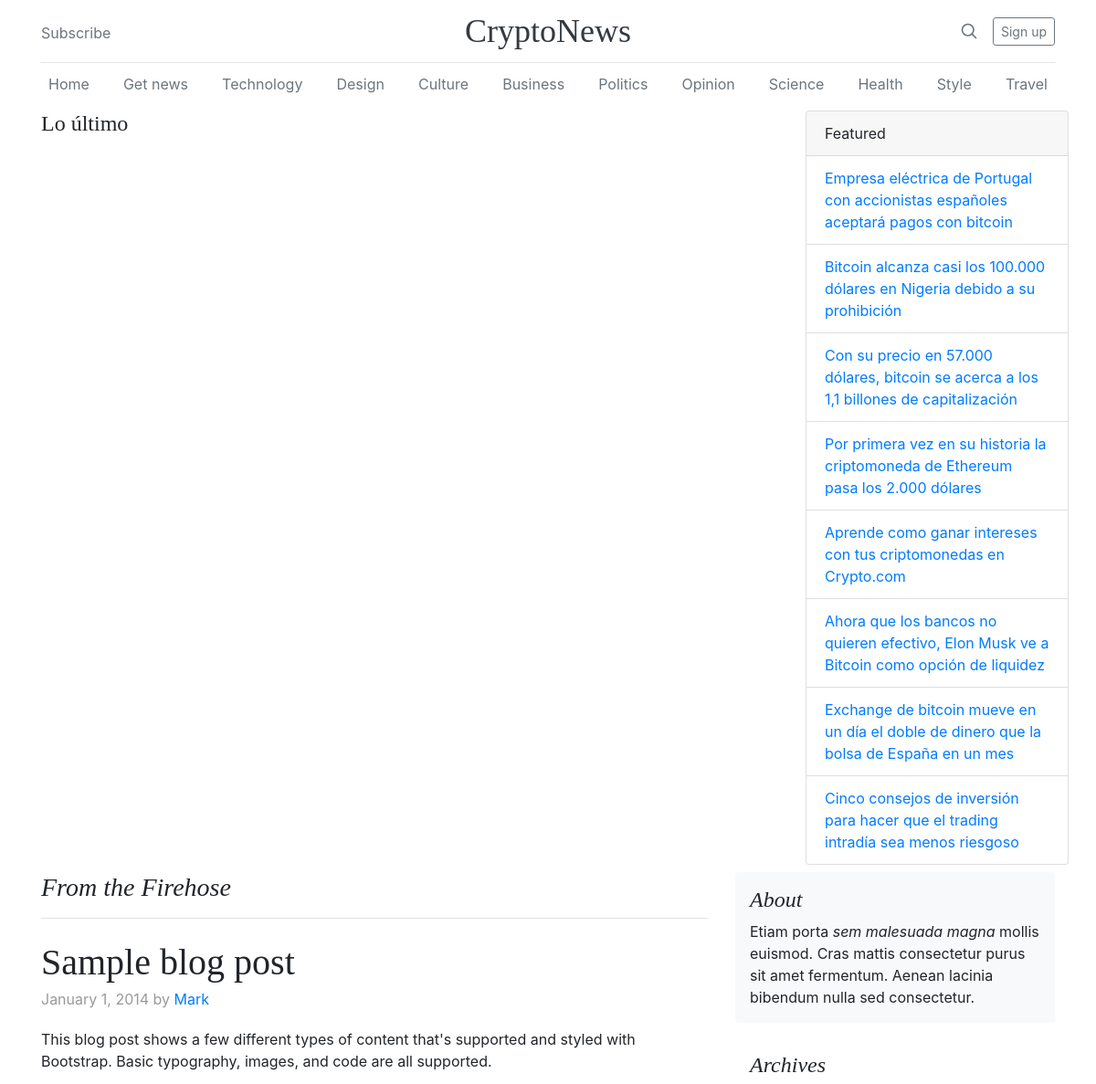
/ (upper part), run on an earlier commit of the app's database.
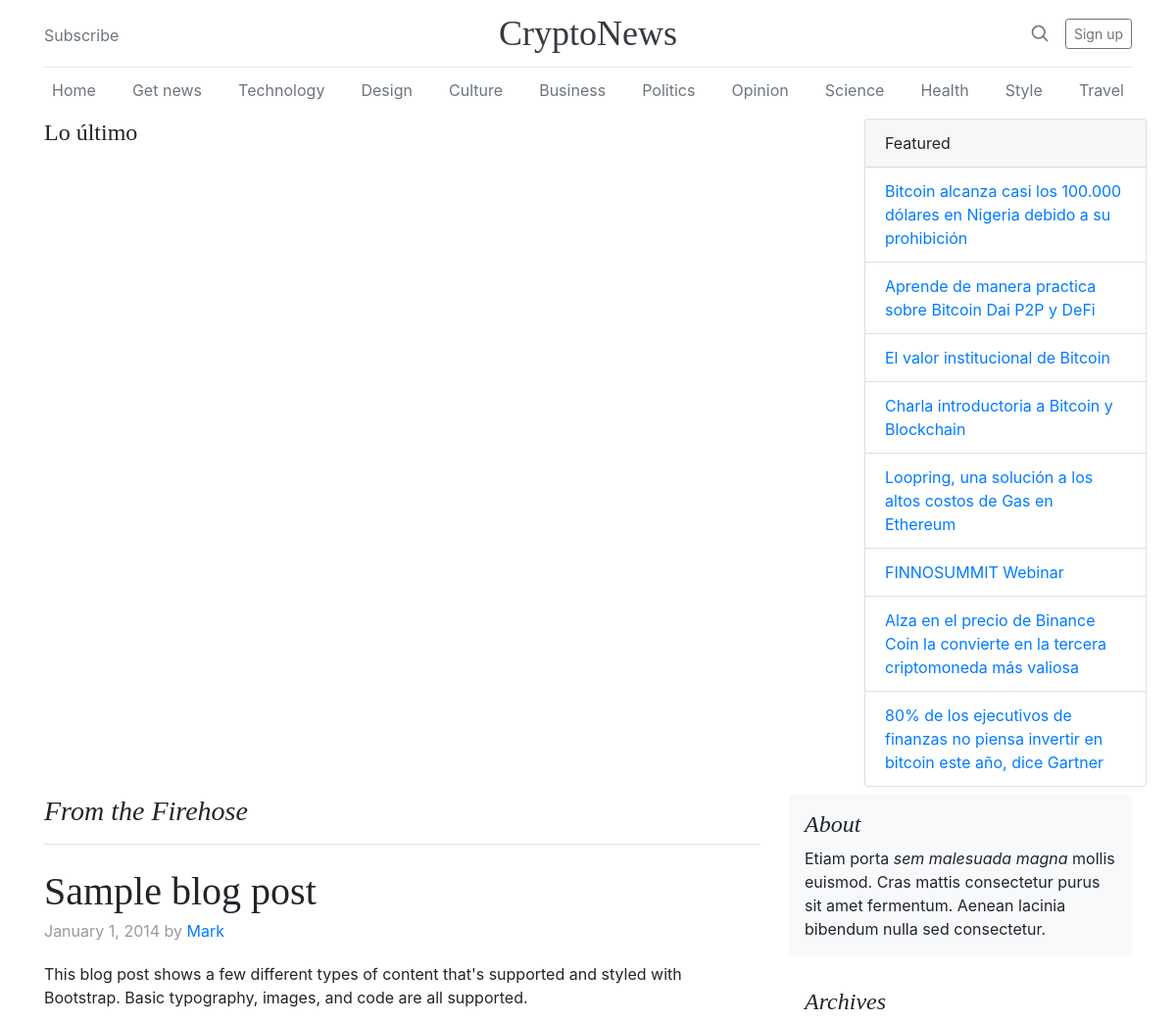
And on a later commit of the database.
### news/models.py (models this page shows, shortened)
class Headline(models.Model):
    headline_id = models.CharField(max_length=50, null=True, blank=True)
    title = models.CharField(max_length=200)
    category = models.CharField(max_length=200, null=True, blank=True)
    intern_category = models.CharField(max_length=50, null=True, blank=True)
    has_image = models.BooleanField(default=False)
    image = models.URLField(null=True, blank=True)
    image_width = models.IntegerField(null=True, blank=True)
    image_height = models.IntegerField(null=True, blank=True)
    url = models.TextField()
    publish_date = models.CharField(max_length=30, null=True, blank=True)
    created_date = models.DateTimeField(null=True, blank=True)
    web = models.CharField(max_length=30, null=True, blank=True, default="Criptonoticias.com")

### news/views.py (the view)
# urls.py: path('', news_list, name="home"),
def news_list(request):
    headlines = Headline.objects.all()[::-1]
    main_headline = Headline.objects.filter(intern_category='Artículos Principales').order_by('created_date')[:1]
    last_news = Headline.objects.filter(intern_category='La columna').order_by('created_date')[:2]
    common_news = Headline.objects.filter(intern_category='Artículos Principales').order_by('created_date')[1:]
    the_column_news = Headline.objects.filter(has_image=False).order_by('created_date')[2:10]
    context = {
        'main_headline': main_headline,
        'last_news': last_news,
        'common_news': common_news,
        'the_column_news': the_column_news,
    }
    return render(request, "home.html", context)

### news/templates/home.html (shortened to what this page needs)
{% extends "base.html" %}
{% block content %}
<div class="row mb-2">
    <div class="col-md-9">
        <div class="row">
            <div class="col-md-5">
                <h4 class="mb-0">
                    Lo último
                </h4>
                <br>
            </div>
        </div>
    </div>
    <div class="col-md-3">
        <div class="row right-panel-news">
            <div class="card" style="width: 18rem;">
                <div class="card-header">
                    Featured
                </div>
                <ul class="list-group list-group-flush">
                    {% for link in the_column_news %}
                    <li class="list-group-item"><a href="{{link.url}}"> {{link.title}}</a></li>
                    {% endfor %}
                </ul>
            </div>
        </div>
    </div>
</div>
</div>
<main role="main" class="container">
    <div class="row">
        <div class="col-md-8 blog-main">
            <h3 class="pb-3 mb-4 font-italic border-bottom">
                From the Firehose
            </h3>
            <div class="blog-post">
                <h2 class="blog-post-title">Sample blog post</h2>
                <p class="blog-post-meta">January 1, 2014 by <a href="#">Mark</a></p>
                <p>This blog post shows a few different types of content that's supported and styled with Bootstrap.
                    Basic typography, images, and code are all supported.</p>
            </div>
        </div>
        <aside class="col-md-4 blog-sidebar">
            <div class="p-3 mb-3 bg-light rounded">
                <h4 class="font-italic">About</h4>
                <p class="mb-0">Etiam porta <em>sem malesuada magna</em> mollis euismod. Cras mattis consectetur purus
                    sit amet fermentum. Aenean lacinia bibendum nulla sed consectetur.</p>
            </div>
            <div class="p-3">
                <h4 class="font-italic">Archives</h4>
            </div>
        </aside>
    </div>
</main>
{% endblock %}

### news/templates/base.html (shortened to what this page needs)
{% load static %}
<!doctype html>
<html lang="en">
<head>
    <link href="https://stackpath.bootstrapcdn.com/bootstrap/4.3.1/css/bootstrap.min.css"
          rel="stylesheet"
>
    <link rel="stylesheet"
    href="https://cdnjs.cloudflare.com/ajax/libs/font-awesome/5.15.2/css/all.min.css"
 />
    <link rel="stylesheet" type="text/css" href="{% static 'style.css' %}">
</head>
<body>
<div class="container">
    <header class="blog-header py-3">
        <div class="row flex-nowrap justify-content-between align-items-center">
            <div class="col-4 pt-1">
                <a class="text-muted" href="#">Subscribe</a>
            </div>
            <div class="col-4 text-center">
                <a class="blog-header-logo text-dark" href="{% url 'home' %}">CryptoNews</a>
            </div>
            <div class="col-4 d-flex justify-content-end align-items-center">
                <a class="text-muted" href="#">
                    <svg xmlns="http://www.w3.org/2000/svg" width="20" height="20" viewBox="0 0 24 24" fill="none"
                         stroke="currentColor" stroke-width="2" stroke-linecap="round" stroke-linejoin="round"
                         class="mx-3">
                        <circle cx="10.5" cy="10.5" r="7.5"></circle>
                        <line x1="21" y1="21" x2="15.8" y2="15.8"></line>
                    </svg>
                </a>
                <a class="btn btn-sm btn-outline-secondary" href="#">Sign up</a>
            </div>
        </div>
    </header>
    <div class="nav-scroller py-1 mb-2">
        <nav class="nav d-flex justify-content-between">
            <a class="p-2 text-muted" href="{% url 'home' %}">Home</a>
            <a class="p-2 text-muted" href="{% url 'get_news_admin' %}">Get news</a>
            <a class="p-2 text-muted" href="#">Technology</a>
            <a class="p-2 text-muted" href="#">Design</a>
            <a class="p-2 text-muted" href="#">Culture</a>
            <a class="p-2 text-muted" href="#">Business</a>
            <a class="p-2 text-muted" href="#">Politics</a>
            <a class="p-2 text-muted" href="#">Opinion</a>
            <a class="p-2 text-muted" href="#">Science</a>
            <a class="p-2 text-muted" href="#">Health</a>
            <a class="p-2 text-muted" href="#">Style</a>
            <a class="p-2 text-muted" href="#">Travel</a>
        </nav>
    </div>
    {% block content%}
    {% endblock %}
</body>
</html>

### news/static/style.css (style rules this page uses)
.blog-header { line-height: 1; border-bottom: 1px solid #e5e5e5; }
.blog-header-logo { font-family: "Playfair Display", Georgia, "Times New Roman", serif; font-size: 2.25rem; }
h1, h2, h3, h4, h5, h6 { font-family: "Playfair Display", Georgia, "Times New Roman", serif; }
.nav-scroller { position: relative; z-index: 2; height: 2.75rem; overflow-y: hidden; }
.nav-scroller .nav { display: -webkit-box; display: -ms-flexbox; display: flex; -ms-flex-wrap: nowrap; flex-wrap: nowrap; padding-bottom: 1rem; margin-top: -1px; overflow-x: auto; text-align: center; white-space: nowrap; -webkit-overflow-scrolling: touch; }
.border-bottom { border-bottom: 1px solid #e5e5e5; }
.blog-post { margin-bottom: 4rem; }
.blog-post-title { margin-bottom: .25rem; font-size: 2.5rem; }
.blog-post-meta { margin-bottom: 1.25rem; color: #999; }
.right-panel-news { float: right; }

What changed in the data, as far as the page shows it:
removed Headline: title "Empresa eléctrica de Portugal con accionistas españoles aceptará pagos con bitcoin"
removed Headline: title "Con su precio en 57.000 dólares, bitcoin se acerca a los 1,1 billones de capitalización"
removed Headline: title "Por primera vez en su historia la criptomoneda de Ethereum pasa los 2.000 dólares"
removed Headline: title "Aprende como ganar intereses con tus criptomonedas en Crypto.com"
removed Headline: title "Ahora que los bancos no quieren efectivo, Elon Musk ve a Bitcoin como opción de liquidez"
removed Headline: title "Exchange de bitcoin mueve en un día el doble de dinero que la bolsa de España en un mes"
removed Headline: title "Cinco consejos de inversión para hacer que el trading intradía sea menos riesgoso"
added Headline: title "Aprende de manera practica sobre Bitcoin Dai P2P y DeFi"
added Headline: title "El valor institucional de Bitcoin"
added Headline: title "Charla introductoria a Bitcoin y Blockchain"
added Headline: title "Loopring, una solución a los altos costos de Gas en Ethereum"
added Headline: title "FINNOSUMMIT Webinar"
added Headline: title "Alza en el precio de Binance Coin la convierte en la tercera criptomoneda más valiosa"
added Headline: title "80% de los ejecutivos de finanzas no piensa invertir en bitcoin este año, dice Gartner"
